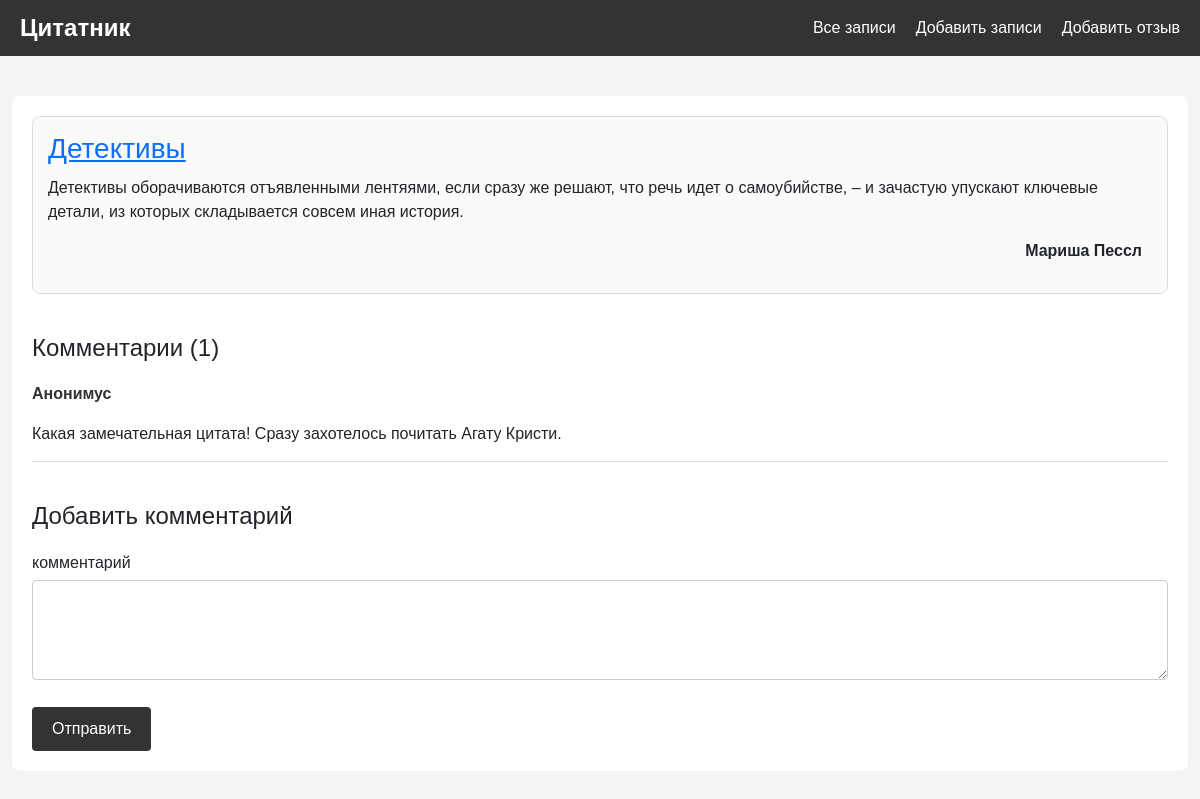
The page /notes/2 on the database its author committed.
### core/models.py (models this page shows)
class Note(models.Model):
    class Meta:
        verbose_name = 'Заметка'
        verbose_name_plural = 'Заметки'
    title = models.CharField( max_length=255, null=False )
    text = models.TextField( null=False )
    author = models.CharField( max_length=255, default='Автор неизвестен', null=False )
    created_date = models.DateTimeField( auto_now_add=True )
    category = models.ForeignKey(
                                 NoteCategory,
                                 blank=True,
                                 null=True,
                                 on_delete=models.SET_DEFAULT,
                                 related_name='category_notes',
                                 default='Разное'
                                 )

class NoteComment(models.Model):
    class Meta:
        verbose_name = 'Комментарий'
        verbose_name_plural = 'Комментарии'
    note = models.ForeignKey(
                             Note,
                             blank=False,
                             on_delete=models.CASCADE,
                             null=False,
                             related_name='comment_note',
                             default=1
                             )
    text = models.CharField( max_length=280 )
    author = models.CharField( max_length=255, default='Анонимус' )
    created_date = models.DateTimeField( auto_now_add=True )

### core/views.py (the view, shortened to what this page needs)
# urls.py: path( 'notes/<int:note_id>', note_detail, name='note_detail' ),
def note_detail( request, note_id ):
    note = Note.objects.get( id = note_id )
    comments_of_the_post = NoteComment.objects.filter( note = note )
    comment_add_form = CommentAddForm()
    context ={
        'note':note,
        'comments':comments_of_the_post,
        'comment_add_form':comment_add_form
        }
    return render(request,'note_detail.html',context)

### core/forms.py
class CommentAddForm(forms.Form):
    text = forms.CharField( max_length = 250, widget=forms.Textarea )

### templates/note_detail.html (shortened to what this page needs)
{% extends 'base.html' %}
{% block content %}
<div class="container-post">
    <div class="post-card">
        <h3><a href="{% url 'note_detail' note.id %}">{{note.title}}</a></h3>
        <div>
            <p>{{note.text}}</p>
            <p class="author-signature">{{note.author}}</p>
        </div>
    </div>
    <div class="comments-section">
        <h4>Комментарии ({{ comments|length }})</h4>
        {% for comment in comments %}
        <div class="comment">
            <p class="comment-author">{{comment.author}}</p>
            <p class="comment-text">{{comment.text}}</p>
        </div>
        {% endfor %}
    </div>
    <div class="comment-form">
        <h4>Добавить комментарий</h4>
        <form action="{% url 'note_detail' note.id %}" method="post">
            <label for="text">комментарий</label>
            <textarea id="text" name="text" required></textarea>
            <button type="submit">Отправить</button>
        </form>
    </div>
</div>
{% endblock %}

### templates/base.html (style rules this page uses)
body { font-family: Arial, sans-serif; margin: 0; padding: 0; background-color: #f4f4f4; }
.post-card { padding: 15px; margin-bottom: 20px; border: 1px solid #ddd; border-radius: 8px; background-color: #fafafa; }
.post-card h3 { margin: 0 0 10px; }
.post-card p { margin: 0 0 15px; }
.container-post { max-width: 1200px; margin: 20px auto; padding: 20px; background-color: #fff; border-radius: 8px; }
.comments-section { margin-top: 40px; }
.comments-section h4 { margin-bottom: 20px; }
.comment { margin-bottom: 20px; padding-bottom: 15px; border-bottom: 1px solid #ddd; }
.comment-author { font-weight: bold; color: #333; }
.comment-text { margin: 0; }
.comment-form { margin-top: 40px; }
.comment-form h4 { margin-bottom: 20px; }
.comment-form label { display: block; margin-bottom: 5px; }
.comment-form input, .comment-form textarea { width: 100%; padding: 10px; margin-bottom: 20px; border: 1px solid #ccc; border-radius: 4px; box-sizing: border-box; }
.comment-form textarea { height: 100px; resize: vertical; }
.comment-form button { background-color: #333; color: #fff; padding: 10px 20px; border: none; border-radius: 4px; cursor: pointer; }
.author-signature { text-align: right; padding-right: 10px; font-weight:550; }

### rows shown on the page
Note: title "Детективы", text "Детективы оборачиваются отъявленными лентяями, если сразу же решают, что речь идет о самоубийстве, – и зачастую упускают ключевые детали, из которых складывается совсем иная история.", author "Мариша Пессл"
NoteComment: author "Анонимус", text "Какая замечательная цитата! Сразу захотелось почитать Агату Кристи."

### other values the page prints
{{ comments|length }} "1"
